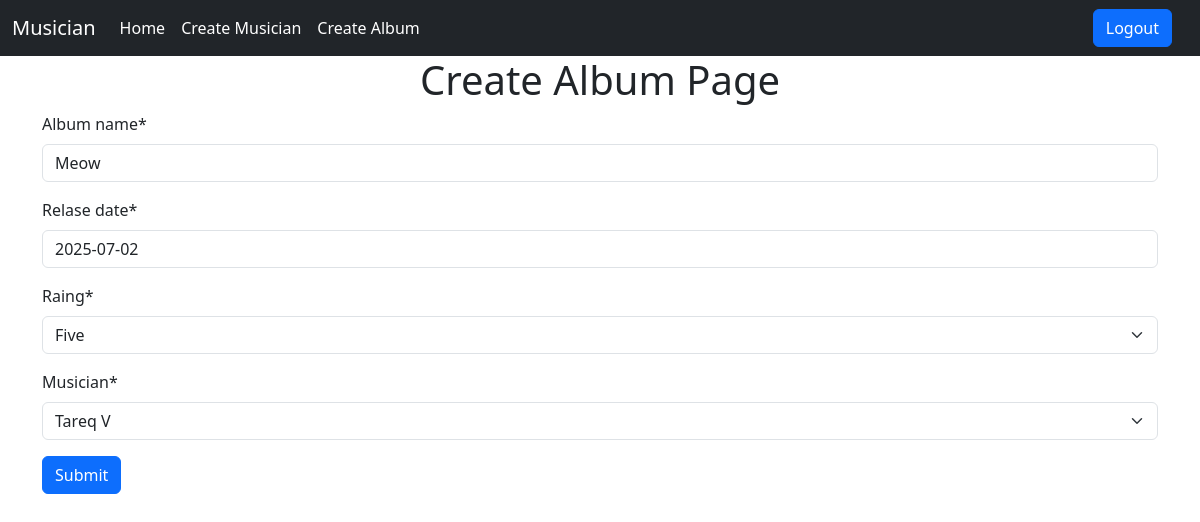
/album/edit/7 (signed in), run on the app's committed database.
### album/models.py (models this page shows, shortened)
class Album(models.Model):
    album_name = models.CharField(max_length=40)
    relase_date = models.DateField(default=datetime.date.today)
    RATINGS = [
        ('1','One'),
        ('2','Two'),
        ('3','Three'),
        ('4','Four'),
        ('5','Five'),
    ]
    raing = models.CharField(max_length=10,choices=RATINGS)
    musician = models.ForeignKey(Musician, on_delete=models.CASCADE)

### album/views.py (the view)
# urls.py: path('edit/<int:id>', views.edit_album_class.as_view(), name="edit_album"),
@method_decorator(login_required,name='dispatch')
class edit_album_class(UpdateView):
    model = models.Album
    form_class = forms.AlbumForm
    template_name = 'create_album.html'
    pk_url_kwarg = 'id'
    success_url = reverse_lazy('homepage')

### album/forms.py
class AlbumForm(forms.ModelForm):
    class Meta:
        model = Album
        fields = '__all__'

### musician/models.py (called while the page is built)
    def __str__(self):
        return f"{self.first_name} {self.last_name}"

### album/templates/create_album.html (shortened to what this page needs)
{% extends "base.html" %}
{% load crispy_forms_tags %}
{% block content %}
    <div class="container">
    <h1 class="text-center">Create Album Page </h1>
        <form method="post">
            {{form | crispy }}
            <input type="submit" value="Submit" class="btn btn-primary">
        </form>
    </div>
{% endblock %}

### data on the page
Album: album_name "Meow", relase_date "2025-07-02", raing "Five", musician "Tareq V"
